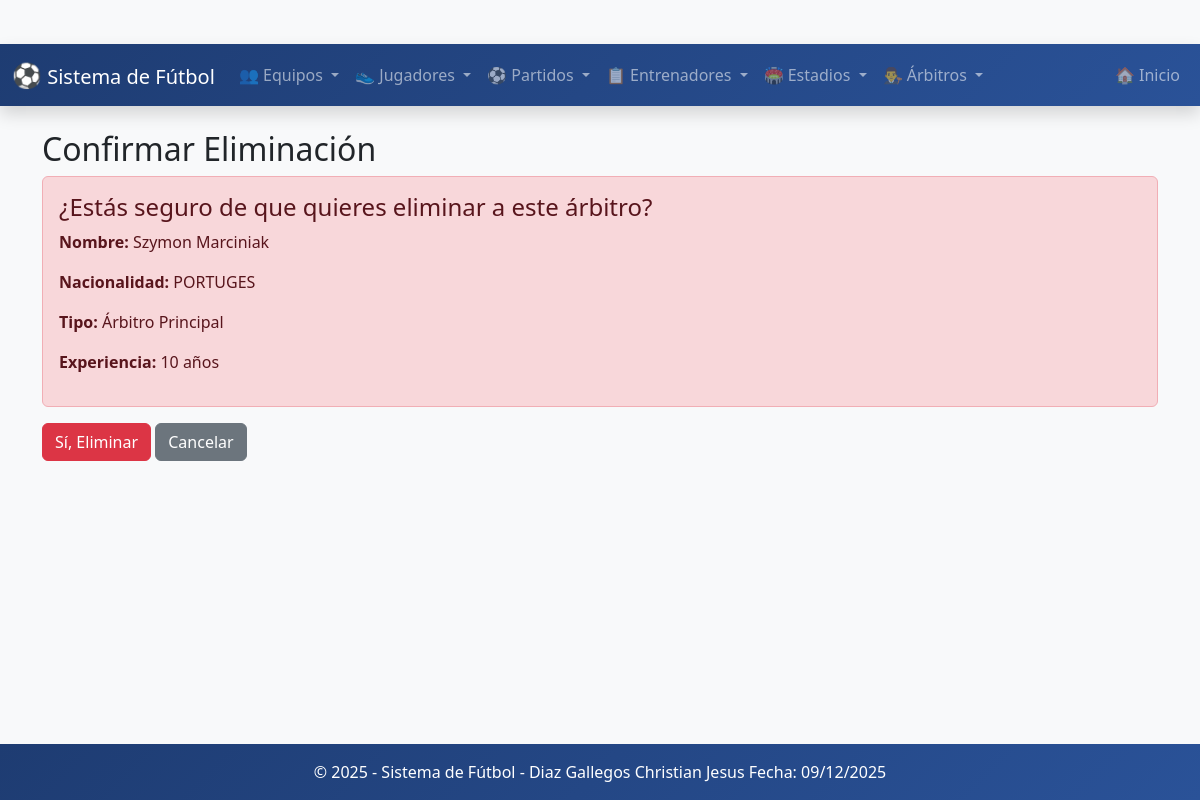
Screenshot of /arbitros/borrar/1/ with the database file from the repository.
### app_Futbol/models.py (models this page shows, shortened)
class Arbitro(models.Model):
    TIPOS_ARBITRO = [
        ('PRIN', 'Árbitro Principal'),
        ('ASIS', 'Árbitro Asistente'),
        ('CUAR', 'Cuarto Árbitro'),
        ('VAR', 'Árbitro VAR'),
    ]
    nombre = models.CharField(max_length=100)
    apellido = models.CharField(max_length=100)
    fecha_nacimiento = models.DateField()
    nacionalidad = models.CharField(max_length=100)
    tipo = models.CharField(max_length=4, choices=TIPOS_ARBITRO, default='PRIN')
    experiencia_años = models.PositiveIntegerField(default=0)
    federacion = models.CharField(max_length=100, blank=True, null=True)
    foto = models.ImageField(upload_to='arbitros/', blank=True, null=True)  # ¡SIMPLIFICADO!

### app_Futbol/views.py (the view)
# urls.py: path('arbitros/borrar/<int:id>/', views.borrar_arbitro, name='borrar_arbitro'),
def borrar_arbitro(request, id):
    arbitro = get_object_or_404(Arbitro, id=id)
    return render(request, 'arbitro/borrar_arbitro.html', {'arbitro': arbitro})

### app_Futbol/templates/arbitro/borrar_arbitro.html (shortened to what this page needs)
{% extends 'base.html' %}
{% block content %}
<h2>Confirmar Eliminación</h2>
<div class="alert alert-danger">
    <h4>¿Estás seguro de que quieres eliminar a este árbitro?</h4>
    <p><strong>Nombre:</strong> {{ arbitro.nombre }} {{ arbitro.apellido }}</p>
    <p><strong>Nacionalidad:</strong> {{ arbitro.nacionalidad }}</p>
    <p><strong>Tipo:</strong> {{ arbitro.get_tipo_display }}</p>
    <p><strong>Experiencia:</strong> {{ arbitro.experiencia_años }} años</p>
</div>
<form method="POST" action="{% url 'realizar_borrado_arbitro' arbitro.id %}">
    <div class="mt-3">
        <button type="submit" class="btn btn-danger">Sí, Eliminar</button>
        <a href="{% url 'ver_arbitros' %}" class="btn btn-secondary">Cancelar</a>
    </div>
</form>
{% endblock %}

### app_Futbol/templates/base.html (style rules this page uses)
body { background-color: #f8f9fa; padding-top: 20px; margin-bottom: 100px; }

### rows the page displays
Arbitro: nombre "Szymon", apellido "Marciniak", nacionalidad "PORTUGES", tipo "Árbitro Principal", experiencia_años "10"
